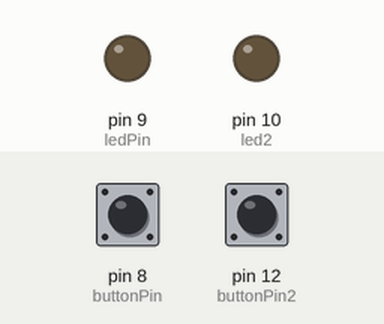
This sketch was run on a simulated Arduino Uno, built with avr-gcc and run on an emulated ATmega328P. Shown: output pins drawn as LEDs (lit = HIGH). Dashed ring = blinking. The inputs (shaded band) are chosen by the test bench; at power-on: pin 8 (buttonPin) LOW, pin 12 (buttonPin2) LOW.

Above: at 1.2 s.
1.3 s: pin 8 (buttonPin) pulled HIGH for 0.15 s
At 2.5 s:
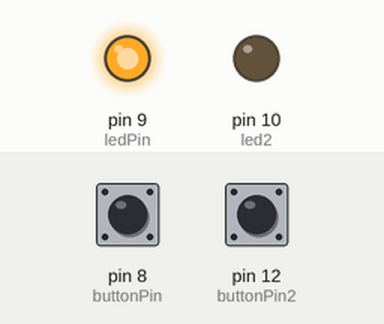
4.3 s: pin 8 (buttonPin) pulled HIGH for 1 s
At 6.2 s:
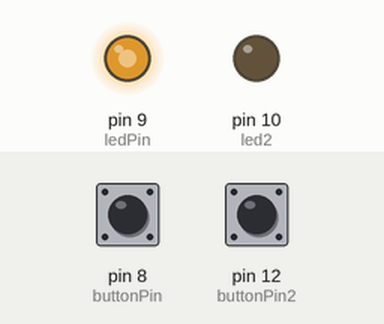
7.3 s: pin 8 (buttonPin) pulled HIGH for 3.2 s
12.0 s: pin 12 (buttonPin2) pulled HIGH for 3.2 s
At 13.69 s:
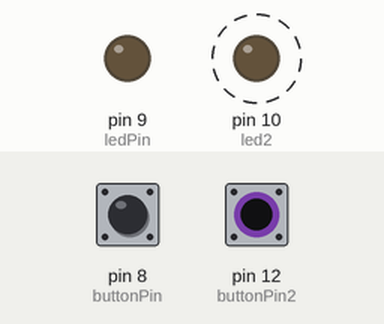
Timing chart, 0 to 16.7 s (numbered marks = the images above; inputs shaded):
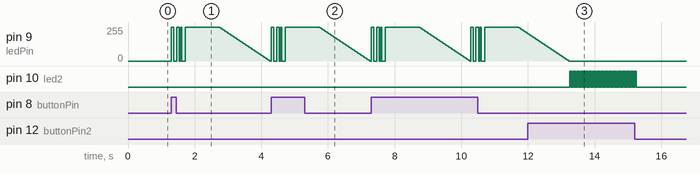

The sketch:

Button_for_haunted_house.ino
```cpp
const int buttonPin = 8;
const int buttonPin2 = 12;
const int ledPin =  9;
const int led2 = 10;


int buttonState = 0;
int buttonState2 = 0;

void setup() {

  pinMode(ledPin, OUTPUT);
  pinMode(led2, OUTPUT);

  pinMode(buttonPin, INPUT);
  pinMode(buttonPin2, INPUT);
}

void loop(){

  buttonState = digitalRead(buttonPin);
  buttonState2 = digitalRead(buttonPin2);


  if (buttonState == 1) {

    analogWrite(ledPin, 255);
    delay(80);
    analogWrite(ledPin, 0);
    delay(80);
    analogWrite(ledPin, 255);
    delay(80);
    analogWrite(ledPin, 0);
    delay(40);
    analogWrite(ledPin, 255);
    delay(40);
    analogWrite(ledPin, 0);

    delay(100);

    analogWrite(ledPin, 255);
    delay(1000);

    for(int fadeValue = 255 ; fadeValue >= 0; fadeValue -=5) {
      // sets the value (range from 0 to 255):
      analogWrite(ledPin, fadeValue);
      // wait for 30 milliseconds to see the dimming effect
      delay(30);
    }
  }

  if (buttonState2 == 1) {

    digitalWrite(led2, HIGH);
   delay(20);
    digitalWrite(led2, LOW);
    delay(20);
     digitalWrite(led2, HIGH);
   delay(20);
    digitalWrite(led2, LOW);
    delay(20);
  } else {

    digitalWrite(led2, LOW);
  }
}

// This code is adapted from the Arduino example files: Button and Fade
// Fade:  Created 1 Nov 2008
// By David A. Mellis
// modified 30 Aug 2011
// By Tom Igoe

// Button: created 2005
// by DojoDave <http://www.0j0.org>
// modified 30 Aug 2011
// by Tom Igoe
```

Measured:
- after the input at 1.3 s, pin 9 (ledPin): ramps from 255/255 to 0/255 and jumps back, once every 0.14 s
- after the input at 4.3 s, pin 9 (ledPin): ramps from 255/255 to 0/255 and jumps back, once every 0.14 s
- after the input at 12.0 s, pin 10 (led2): alternates HIGH for 0.02 s and LOW for 0.02 s, 100 changes in all, then stays LOW, starting after 1.3 s
